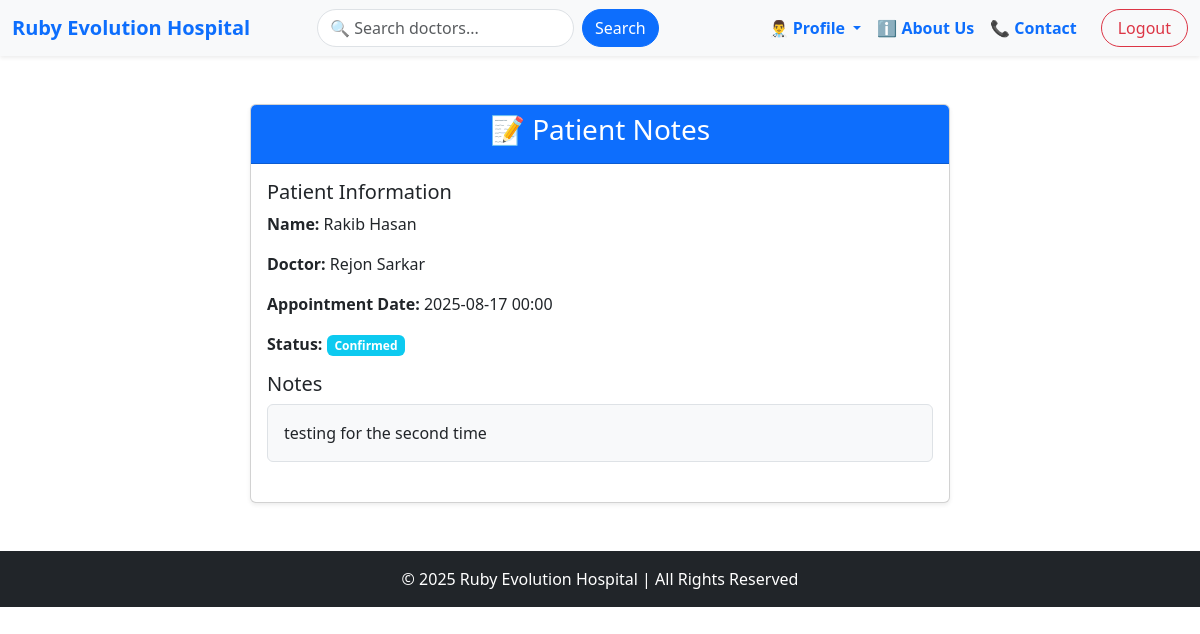
Before: /appointment/patientNoteDetail/2 with the older database file.
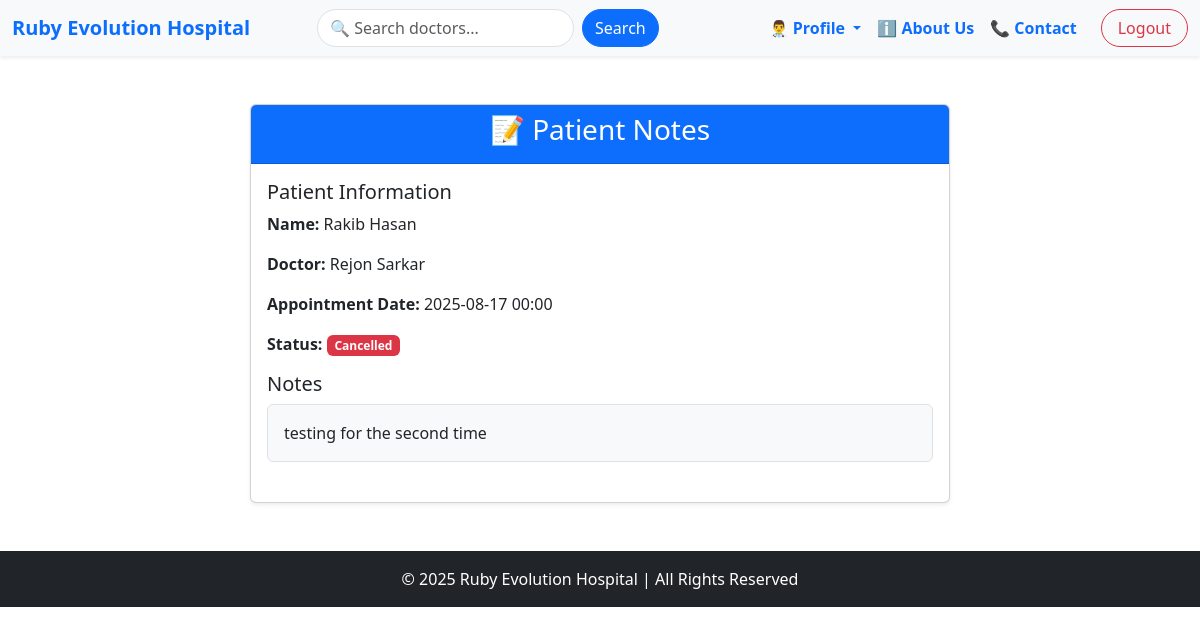
After: the same page with the newer database file.
### appointment/models.py (models this page shows, shortened)
class Appointment(models.Model):
    STATUS_CHOICES = [
        ('Pending', 'Pending'),
        ('Confirmed', 'Confirmed'),
        ('Completed', 'Completed'),
        ('Cancelled', 'Cancelled'),
    ]
    patient = models.ForeignKey(PatientProfile, on_delete=models.CASCADE)
    doctor = models.ForeignKey(DoctorProfile, on_delete=models.CASCADE)
    appointment_date = models.DateTimeField()
    status = models.CharField(max_length=20, choices=STATUS_CHOICES, default='Pending')
    notes = models.TextField(null=True, blank=True)
    created_at = models.DateTimeField(auto_now_add=True)

### accounts/models.py (models this page shows, shortened)
class PatientProfile(models.Model):
    BLOOD_GROUP_CHOICES = [
        ('A+', 'A+'), ('A-', 'A-'),
        ('B+', 'B+'), ('B-', 'B-'),
        ('O+', 'O+'), ('O-', 'O-'),
        ('AB+', 'AB+'), ('AB-', 'AB-'),
    ]
    STATUS_CHOICES = [
        ('Outpatient', 'Outpatient'),
        ('Inpatient', 'Inpatient'),
        ('Discharged', 'Discharged'),
    ]
    GENDER_CHOICES = [
        ('Male', 'Male'),
        ('Female', 'Female'),
        ('Other', 'Other'),
    ]
    user = models.OneToOneField(CustomUser, on_delete=models.CASCADE)
    profile_picture = models.ImageField(upload_to='patient_profiles/', null=True, blank=True)
    date_of_birth = models.DateField(null=True, blank=True)
    gender = models.CharField(max_length=10, choices=GENDER_CHOICES, null=True, blank=True)
    contact_number = models.CharField(max_length=15, null=True, blank=True)
    address = models.TextField(null=True, blank=True)
    blood_group = models.CharField(max_length=3, choices=BLOOD_GROUP_CHOICES, null=True, blank=True)
    allergies = models.TextField(null=True, blank=True)
    emergency_contact_number = models.CharField(max_length=15, null=True, blank=True)
    status = models.CharField(max_length=20, choices=STATUS_CHOICES, default='Outpatient')

class CustomUser(AbstractUser):
    ROLE_CHOICES = (
        ('admin', 'Admin'),
        ('doctor', 'Doctor'),
        ('patient', 'Patient'),
        ('staff', 'Staff'),
    )
    CURRENT_STATUS = [
        ('apporved','Approved'),
        ('panding','Panding'),
        ('cancel','Cancel'),
    ]
    first_name = models.CharField(max_length=50,null=True)
    last_name = models.CharField(max_length=50,null=True)
    role = models.CharField(choices=ROLE_CHOICES, max_length=50,null=True, blank=True)
    current_status = models.CharField(choices=CURRENT_STATUS, max_length=50,default='panding')

class DoctorProfile(models.Model):
    DEPARTMENT_CHOICES = [
        ('Cardiology', 'Cardiology'),
        ('Neurology', 'Neurology'),
        ('Orthopedics', 'Orthopedics'),
        ('Pediatrics', 'Pediatrics'),
        ('General', 'General'),
        ('Dermatology', 'Dermatology'),
        ('Gynecology', 'Gynecology'),
    ]
    user = models.OneToOneField(CustomUser, on_delete=models.CASCADE,related_name='doctor')
    profile_picture = models.ImageField(upload_to='doctor_profiles/', null=True, blank=True)
    contact_number = models.CharField(max_length=15, null=True, blank=True)
    department = models.CharField(max_length=50, choices=DEPARTMENT_CHOICES, default='General')
    specialization = models.CharField(max_length=100, null=True, blank=True)
    qualification = models.CharField(max_length=200, null=True, blank=True)
    bio = models.TextField(null=True,blank=True)
    experience = models.PositiveIntegerField(default=0)
    consultation_fee = models.DecimalField(max_digits=8, decimal_places=2, default=0.00)
    availability_status = models.BooleanField(default=True)

### appointment/views.py (the view)
# urls.py: path('patientNoteDetail/<int:pk>', patientNoteDetail.as_view(), name='patientNoteDetail'),
class patientNoteDetail(DetailView):
    model = Appointment
    template_name='consultation/patientNote.html'
    context_object_name = 'patient'

### appointment/templates/consultation/patientNote.html (shortened to what this page needs)
{% extends "base.html" %}
{% load static %}
{% block content %}
<div class="container mt-5">
    <div class="card shadow-sm" style="max-width: 700px; margin:auto;">
        <div class="card-header bg-primary text-white text-center">
            <h3>📝 Patient Notes</h3>
        </div>
        <div class="card-body">
            <div class="mb-3">
                <h5>Patient Information</h5>
                <p><strong>Name:</strong> {{ patient.patient.user.get_full_name }}</p>
                <p><strong>Doctor:</strong> {{ patient.doctor.user.get_full_name }}</p>
                <p><strong>Appointment Date:</strong> {{ patient.appointment_date|date:"Y-m-d H:i" }}</p>
                <p><strong>Status:</strong>
                    <span class="badge
                        {% if patient.status == 'Completed' %}bg-success
                        {% elif patient.status == 'Pending' %}bg-warning text-dark
                        {% elif patient.status == 'Cancelled' %}bg-danger
                        {% else %}bg-info{% endif %}">
                        {{ patient.status }}
                    </span>
                </p>
            </div>
            <div class="mb-4">
                <h5>Notes</h5>
                <div class="p-3 border rounded bg-light">
                    {{ patient.notes|default:"No notes available" }}
                </div>
            </div>
        </div>
    </div>
</div>
{% endblock %}

Changed rows visible on the page:
changed Appointment "testing for the second time": status "Confirmed" → "Cancelled"
